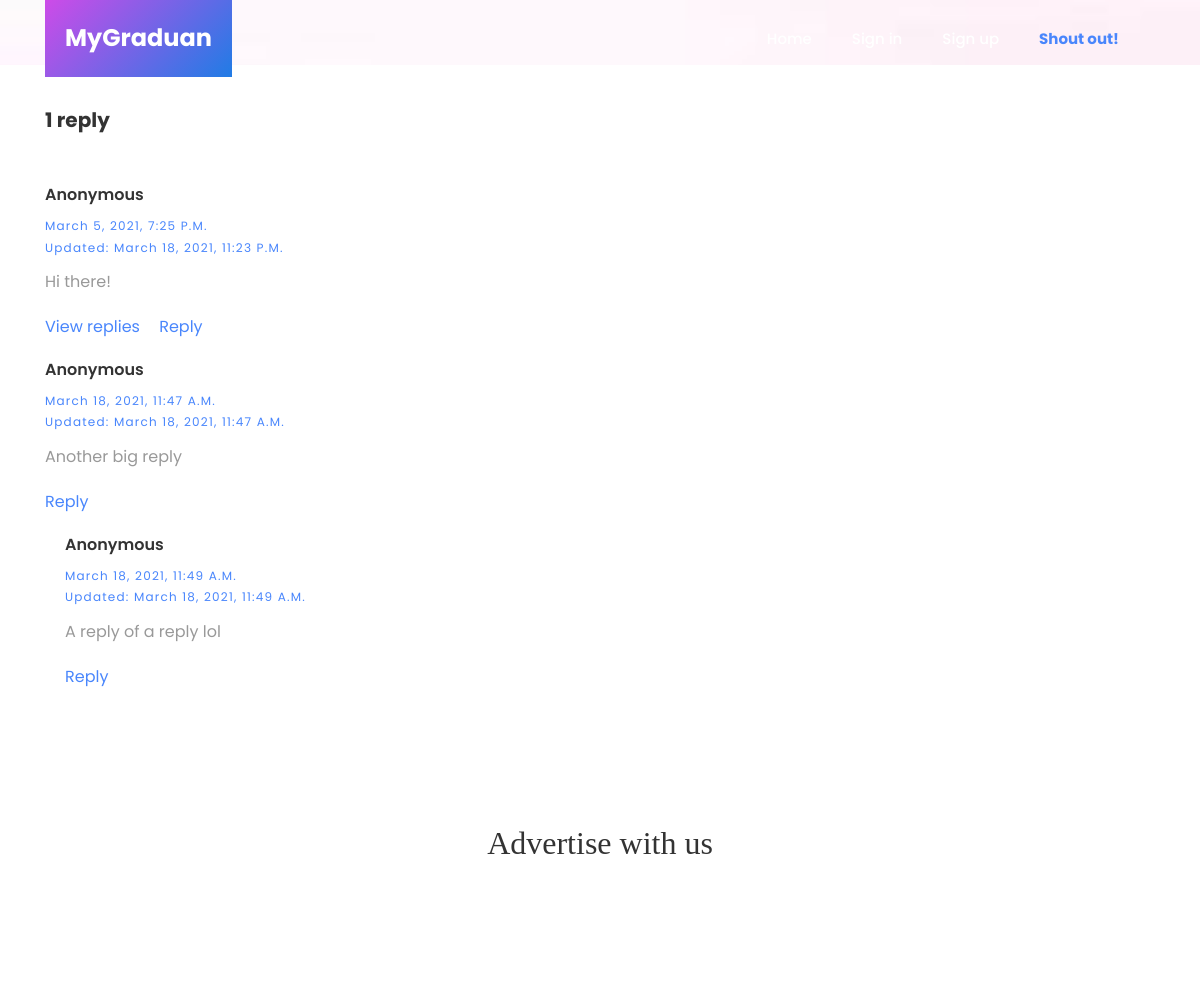
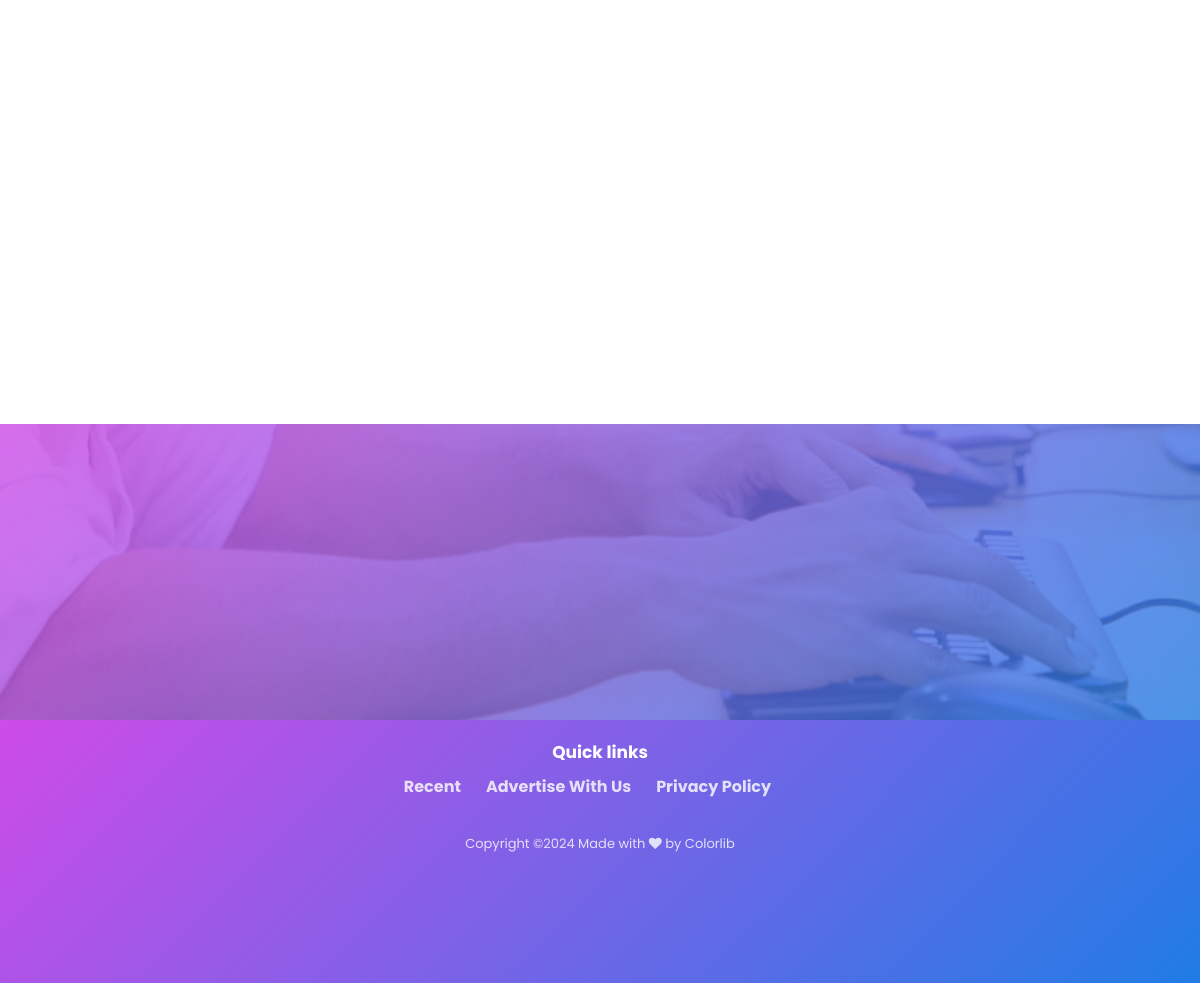
/comment/7/96/replies, run on the app's committed database (2 pictures, top to bottom).
### Comment/models.py (models this page shows, shortened)
class Comment(models.Model):
    STATUS_CHOICES = (
        ('active', 'Active'),
        ('inactive', 'Inactive')
    )
    author = models.ForeignKey(User, null=True, on_delete=models.SET_NULL, related_name='comments')
    status = models.CharField(max_length=10, choices=STATUS_CHOICES, default="inactive")
    parent = models.ForeignKey('self', on_delete=models.CASCADE, null=True, blank=True)
    post = models.ForeignKey(Post, on_delete=models.CASCADE, null=True, blank=True)
    published = models.DateTimeField(auto_now_add=True)
    updated = models.DateTimeField(auto_now=True)
    body = models.TextField()

### Comment/views.py (the view)
# urls.py: path('<int:pk>/96/replies', views.replies, name="replies"),
def replies(request, pk):
    reply = Comment.objects.get(id=pk) #Getting the comment with replies user wants to view
    variable_swap = reply
    parent_list = []
    while variable_swap:    #Loop is getting all parents of reply in line(-2) up
        parent_list.insert(0, variable_swap)
        variable_swap = variable_swap.parent
    context = {
        'reply':reply,
        'parents':parent_list
    }
    return render(request, "comment/replies.html", context)

### Main/templates/comment/replies.html (shortened to what this page needs)
{% extends 'base.html' %}
{% load static %}
{% block content %}
    <section class="hero-wrap" style="height: 65px; background-image: url({% static 'images/background.jpg' %});">
    </section>
    <section class="ftco-section ftco-no-pt ftco-no-pb">
        <div class="container">
            <h3 class="mb-5" style="font-size: 20px; font-weight: bold; padding-top:40px;">{{ reply.comment_set.count }} repl{{ reply.comment_set.count|pluralize:'y,ies' }}</h3>
            <ul class="comment-list">
                {% for parent in parents %}
                <div class="comment" style="width: calc(100% - 80px);">
                    <h3 style="font-size: 16px; font-weight: 600; text-transform: capitalize;">
                    {% if not parent.author %}
                        Anonymous
                    {% else %}
                        {{ parent.author }}
                    {% endif %}
                    </h3>
                <div class="meta" style="text-transform: capitalize; font-size: 12px; letter-spacing: .1em; color: #4986fc; display: block; margin-bottom: 10px;">
                <div>{{ parent.published }}</div>
                <div>Updated: {{ parent.updated }}</div>
                </div>
                    <p>{{ parent.body }}</p>
                    <p>
                        {% if parent != reply %}
                            {% if parent.comment_set.all %}<a href="{% url 'comment:replies' parent.id %}" style="margin-right:15px;">View replies</a>{% endif %}
                        {% endif %}
                        <a href="{% url 'comment:create' parent_id=parent.id parent='comment' %}?next={{ request.get_full_path }}" style="margin-right:7px;">Reply</a>
                    </p>
                </div>
                {% endfor %}
            </ul>
            <ul class="comment-list">
                {% for subreply in reply.comment_set.all %}
                <div class="comment" style="width: calc(100% - 80px); padding-left:20px;">
                    <h3 style="font-size: 16px; font-weight: 600; text-transform: capitalize;">
                    {% if not subreply.author %}
                        Anonymous
                    {% else %}
                        {{ subreply.author }}
                    {% endif %}
                    </h3>
                <div class="meta" style="text-transform: capitalize; font-size: 12px; letter-spacing: .1em; color: #4986fc; display: block; margin-bottom: 10px;">
                    <div>{{ subreply.published }}</div>
                    <div>Updated: {{ subreply.updated }}</div>
                </div>
                    <p>{{ subreply.body }}</p>
                    <p>
                        <a href="{% url 'comment:create' parent_id=subreply.id parent='comment' %}?next={{ request.get_full_path }}">Reply</a>
                    </p>
                </div>
                {% endfor %}
            </ul>
        </div>
    </section>
{% endblock %}

### data on the page
Comment: comment_set.count "1", shows "Anonymous", published "March 18, 2021, 11:47 A.m.", updated "March 18, 2021, 11:47 A.m.", body "Another big reply"
Comment: shows "Anonymous", published "March 5, 2021, 7:25 P.m.", updated "March 18, 2021, 11:23 P.m.", body "Hi there!", shows "View replies"
Comment: shows "Anonymous", published "March 18, 2021, 11:49 A.m.", updated "March 18, 2021, 11:49 A.m.", body "A reply of a reply lol"
